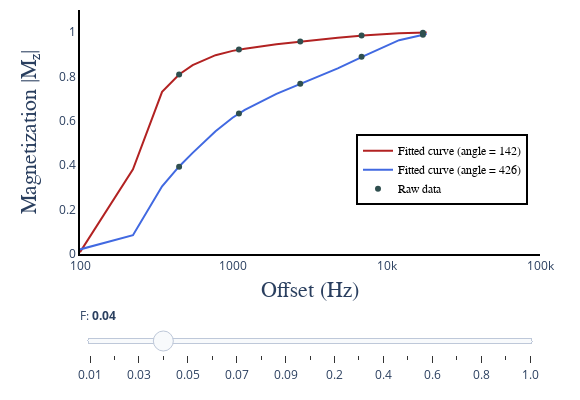

This figure's notebook cell:
### Code cell
# PYTHON CODE

init_notebook_mode(connected=True)

F = np.append(np.arange(0.01,0.1,0.01),np.arange(0.1,1.1,0.1))

dataSim1 = [dict(
        visible = False,
        x = dataSim_F[:,0,0],
        y = dataSim_F[:,1,ii],
        line = dict(color = "firebrick"),
        name = 'Fitted curve (angle = 142)',
        hovertemplate = 'Fitted curve (angle = 142)<br>M<sub>z</sub> = %{y}<br>Offset = %{x} Hz<extra></extra>') for ii in range(len(F))]

dataSim1[3]['visible'] = True

dataSim2 = [dict(
        visible = False,
        x = dataSim_F[:,0,0],
        y = dataSim_F[:,2,ii],
        line = dict(color = "royalblue"),
        name = 'Fitted curve (angle = 426)',
        hovertemplate = 'Fitted curve (angle = 426)<br>M<sub>z</sub> = %{y}<br>Offset = %{x} Hz<extra></extra>') for ii in range(len(F))]

dataSim2[3]['visible'] = True

dataRaw = [dict(
        visible = False,
        mode = 'markers',
        marker = dict(color = "darkslategray"),
        x = dataRaw_F[:,0,0],
        y = dataRaw_F[:,1,ii],
        name = 'Raw data',
        hovertemplate = 'Raw data<br>M<sub>z</sub> = %{y}<br>Offset = %{x} Hz<extra></extra>') for ii in range(len(F))]

dataRaw[3]['visible'] = True

data = dataSim1 + dataSim2 + dataRaw

steps = []
for i in range(len(F)):
    step = dict(
        method = 'restyle',  
        args = ['visible', [False] * len(dataSim1)],
        label = str(round(F[i], 2))
    )
    step['args'][1][i] = True # Toggle i'th trace to "visible"
    steps.append(step)

sliders = [dict(
    x = 0,
    y = -0.0,
    active = 3,
    currentvalue = {"prefix": "F: <b>"},
    pad = {"t": 50, "b": 10},
    steps = steps
)]

layout = go.Layout(
    plot_bgcolor='rgba(0,0,0,0)',
    width=580,
    height=400,
    margin=go.layout.Margin(
        l=80,
        r=40,
        b=60,
        t=10,
    ),
    annotations=[
        dict(
            x=0.5004254919715793,
            y=-0.2,
            showarrow=False,
            text='Offset (Hz)',
            font=dict(
                family='Times New Roman',
                size=22
            ),
            xref='paper',
            yref='paper'
        ),
        dict(
            x=-0.14,
            y=0.5,
            showarrow=False,
            text='Magnetization |M<sub>z</sub>|',
            font=dict(
                family='Times New Roman',
                size=22
            ),
            textangle=-90,
            xref='paper',
            yref='paper'
        ),
    ],
    xaxis=dict(
        autorange=False,
        type="log",
        range=[2, 5],
        dtick=1,
        showgrid=False,
        linecolor='black',
        linewidth=2
    ),
    yaxis=dict(
        autorange=False,
        range=[0, 1.1],
        showgrid=False,
        linecolor='black',
        linewidth=2
    ),
    legend=dict(
        x=0.6,
        y=0.2,
        traceorder='normal',
        font=dict(
            family='Times New Roman',
            size=12,
            color='#000'
        ),
        bordercolor='#000000',
        borderwidth=2
    ), 
    sliders=sliders
)

fig = dict(data=data, layout=layout)

iplot(fig, filename = 'basic-line', config = config)
hide_toggle()

### Figure 1 — Plotly figure (JSON) as saved in the notebook; plotly's stock layout.template omitted (floating-point values rounded to 4 significant figures)
{"data": [{"hovertemplate": "Fitted curve (angle = 142)<br>M<sub>z</sub> = %{y}<br>Offset = %{x} Hz<extra></extra>", "line": {"color": "firebrick"}, "name": "Fitted curve (angle = 142)", "type": "scatter", "visible": false, "x": [100, 221.5, 343, 443, 543, 765.5, 988, 1088, 1188, 1910, 2632, 2732, 2832, 4797, 6762, 6862, 6962, 12050.0, 17135, 17235, 17335, 18235], "y": [0.008073, 0.3843, 0.7534, 0.8383, 0.8844, 0.9328, 0.9535, 0.9591, 0.9635, 0.9789, 0.9851, 0.9856, 0.9862, 0.9923, 0.9953, 0.9954, 0.9956, 0.9987, 0.9996, 0.9996, 0.9996, 0.9997]}, {"hovertemplate": "Fitted curve (angle = 142)<br>M<sub>z</sub> = %{y}<br>Offset = %{x} Hz<extra></extra>", "line": {"color": "firebrick"}, "name": "Fitted curve (angle = 142)", "type": "scatter", "visible": false, "x": [100, 221.5, 343, 443, 543, 765.5, 988, 1088, 1188, 1910, 2632, 2732, 2832, 4797, 6762, 6862, 6962, 12050.0, 17135, 17235, 17335, 18235], "y": [0.008122, 0.3835, 0.7458, 0.8283, 0.8731, 0.9202, 0.9404, 0.946, 0.9503, 0.9673, 0.9752, 0.976, 0.9767, 0.9863, 0.9915, 0.9917, 0.9919, 0.9977, 0.9993, 0.9993, 0.9994, 0.9995]}, {"hovertemplate": "Fitted curve (angle = 142)<br>M<sub>z</sub> = %{y}<br>Offset = %{x} Hz<extra></extra>", "line": {"color": "firebrick"}, "name": "Fitted curve (angle = 142)", "type": "scatter", "visible": false, "x": [100, 221.5, 343, 443, 543, 765.5, 988, 1088, 1188, 1910, 2632, 2732, 2832, 4797, 6762, 6862, 6962, 12050.0, 17135, 17235, 17335, 18235], "y": [0.008172, 0.3827, 0.7384, 0.8188, 0.8623, 0.908, 0.9278, 0.9334, 0.9377, 0.956, 0.9657, 0.9667, 0.9676, 0.9803, 0.9877, 0.988, 0.9883, 0.9967, 0.999, 0.9991, 0.9991, 0.9993]}, {"hovertemplate": "Fitted curve (angle = 142)<br>M<sub>z</sub> = %{y}<br>Offset = %{x} Hz<extra></extra>", "line": {"color": "firebrick"}, "name": "Fitted curve (angle = 142)", "type": "scatter", "visible": true, "x": [100, 221.5, 343, 443, 543, 765.5, 988, 1088, 1188, 1910, 2632, 2732, 2832, 4797, 6762, 6862, 6962, 12050.0, 17135, 17235, 17335, 18235], "y": [0.008222, 0.3819, 0.7313, 0.8095, 0.8518, 0.8963, 0.9158, 0.9212, 0.9256, 0.9452, 0.9564, 0.9576, 0.9588, 0.9746, 0.984, 0.9843, 0.9847, 0.9957, 0.9988, 0.9988, 0.9988, 0.999]}, {"hovertemplate": "Fitted curve (angle = 142)<br>M<sub>z</sub> = %{y}<br>Offset = %{x} Hz<extra></extra>", "line": {"color": "firebrick"}, "name": "Fitted curve (angle = 142)", "type": "scatter", "visible": false, "x": [100, 221.5, 343, 443, 543, 765.5, 988, 1088, 1188, 1910, 2632, 2732, 2832, 4797, 6762, 6862, 6962, 12050.0, 17135, 17235, 17335, 18235], "y": [0.008271, 0.3811, 0.7244, 0.8006, 0.8417, 0.8851, 0.9042, 0.9096, 0.9139, 0.9347, 0.9475, 0.9489, 0.9502, 0.9689, 0.9803, 0.9808, 0.9813, 0.9948, 0.9985, 0.9985, 0.9986, 0.9988]}, {"hovertemplate": "Fitted curve (angle = 142)<br>M<sub>z</sub> = %{y}<br>Offset = %{x} Hz<extra></extra>", "line": {"color": "firebrick"}, "name": "Fitted curve (angle = 142)", "type": "scatter", "visible": false, "x": [100, 221.5, 343, 443, 543, 765.5, 988, 1088, 1188, 1910, 2632, 2732, 2832, 4797, 6762, 6862, 6962, 12050.0, 17135, 17235, 17335, 18235], "y": [0.008321, 0.3804, 0.7177, 0.792, 0.832, 0.8742, 0.893, 0.8984, 0.9027, 0.9246, 0.9389, 0.9404, 0.9419, 0.9635, 0.9768, 0.9773, 0.9779, 0.9938, 0.9982, 0.9983, 0.9983, 0.9986]}, {"hovertemplate": "Fitted curve (angle = 142)<br>M<sub>z</sub> = %{y}<br>Offset = %{x} Hz<extra></extra>", "line": {"color": "firebrick"}, "name": "Fitted curve (angle = 142)", "type": "scatter", "visible": false, "x": [100, 221.5, 343, 443, 543, 765.5, 988, 1088, 1188, 1910, 2632, 2732, 2832, 4797, 6762, 6862, 6962, 12050.0, 17135, 17235, 17335, 18235], "y": [0.00837, 0.3796, 0.7113, 0.7837, 0.8227, 0.8638, 0.8822, 0.8876, 0.8919, 0.9149, 0.9305, 0.9322, 0.9339, 0.9581, 0.9733, 0.974, 0.9746, 0.9929, 0.998, 0.998, 0.9981, 0.9984]}, {"hovertemplate": "Fitted curve (angle = 142)<br>M<sub>z</sub> = %{y}<br>Offset = %{x} Hz<extra></extra>", "line": {"color": "firebrick"}, "name": "Fitted curve (angle = 142)", "type": "scatter", "visible": false, "x": [100, 221.5, 343, 443, 543, 765.5, 988, 1088, 1188, 1910, 2632, 2732, 2832, 4797, 6762, 6862, 6962, 12050.0, 17135, 17235, 17335, 18235], "y": [0.00842, 0.3789, 0.705, 0.7757, 0.8136, 0.8538, 0.8719, 0.8772, 0.8815, 0.9055, 0.9224, 0.9243, 0.9261, 0.9529, 0.9699, 0.9706, 0.9713, 0.9919, 0.9977, 0.9978, 0.9978, 0.9982]}, {"hovertemplate": "Fitted curve (angle = 142)<br>M<sub>z</sub> = %{y}<br>Offset = %{x} Hz<extra></extra>", "line": {"color": "firebrick"}, "name": "Fitted curve (angle = 142)", "type": "scatter", "visible": false, "x": [100, 221.5, 343, 443, 543, 765.5, 988, 1088, 1188, 1910, 2632, 2732, 2832, 4797, 6762, 6862, 6962, 12050.0, 17135, 17235, 17335, 18235], "y": [0.008469, 0.3782, 0.6989, 0.7679, 0.8049, 0.8441, 0.8619, 0.8671, 0.8715, 0.8964, 0.9145, 0.9166, 0.9186, 0.9478, 0.9666, 0.9674, 0.9681, 0.991, 0.9975, 0.9975, 0.9976, 0.998]}, {"hovertemplate": "Fitted curve (angle = 142)<br>M<sub>z</sub> = %{y}<br>Offset = %{x} Hz<extra></extra>", "line": {"color": "firebrick"}, "name": "Fitted curve (angle = 142)", "type": "scatter", "visible": false, "x": [100, 221.5, 343, 443, 543, 765.5, 988, 1088, 1188, 1910, 2632, 2732, 2832, 4797, 6762, 6862, 6962, 12050.0, 17135, 17235, 17335, 18235], "y": [0.008519, 0.3774, 0.6931, 0.7604, 0.7965, 0.8347, 0.8522, 0.8574, 0.8618, 0.8875, 0.9069, 0.9091, 0.9112, 0.9429, 0.9633, 0.9642, 0.965, 0.9901, 0.9972, 0.9973, 0.9974, 0.9979]}, {"hovertemplate": "Fitted curve (angle = 142)<br>M<sub>z</sub> = %{y}<br>Offset = %{x} Hz<extra></extra>", "line": {"color": "firebrick"}, "name": "Fitted curve (angle = 142)", "type": "scatter", "visible": false, "x": [100, 221.5, 343, 443, 543, 765.5, 988, 1088, 1188, 1910, 2632, 2732, 2832, 4797, 6762, 6862, 6962, 12050.0, 17135, 17235, 17335, 18235], "y": [0.00901, 0.371, 0.6426, 0.6968, 0.7256, 0.7566, 0.7718, 0.7766, 0.7809, 0.8131, 0.8415, 0.8448, 0.8481, 0.8991, 0.9341, 0.9356, 0.937, 0.9819, 0.9949, 0.9951, 0.9952, 0.9961]}, {"hovertemplate": "Fitted curve (angle = 142)<br>M<sub>z</sub> = %{y}<br>Offset = %{x} Hz<extra></extra>", "line": {"color": "firebrick"}, "name": "Fitted curve (angle = 142)", "type": "scatter", "visible": false, "x": [100, 221.5, 343, 443, 543, 765.5, 988, 1088, 1188, 1910, 2632, 2732, 2832, 4797, 6762, 6862, 6962, 12050.0, 17135, 17235, 17335, 18235], "y": [0.009495, 0.3655, 0.6037, 0.6489, 0.6727, 0.6988, 0.7123, 0.7169, 0.7211, 0.7571, 0.7911, 0.7953, 0.7993, 0.8638, 0.9098, 0.9118, 0.9137, 0.9748, 0.9929, 0.9931, 0.9933, 0.9945]}, {"hovertemplate": "Fitted curve (angle = 142)<br>M<sub>z</sub> = %{y}<br>Offset = %{x} Hz<extra></extra>", "line": {"color": "firebrick"}, "name": "Fitted curve (angle = 142)", "type": "scatter", "visible": false, "x": [100, 221.5, 343, 443, 543, 765.5, 988, 1088, 1188, 1910, 2632, 2732, 2832, 4797, 6762, 6862, 6962, 12050.0, 17135, 17235, 17335, 18235], "y": [0.009976, 0.3608, 0.5728, 0.6114, 0.6317, 0.6543, 0.6666, 0.671, 0.6751, 0.7134, 0.7513, 0.7559, 0.7605, 0.8348, 0.8893, 0.8917, 0.894, 0.9686, 0.9912, 0.9914, 0.9916, 0.9932]}, {"hovertemplate": "Fitted curve (angle = 142)<br>M<sub>z</sub> = %{y}<br>Offset = %{x} Hz<extra></extra>", "line": {"color": "firebrick"}, "name": "Fitted curve (angle = 142)", "type": "scatter", "visible": false, "x": [100, 221.5, 343, 443, 543, 765.5, 988, 1088, 1188, 1910, 2632, 2732, 2832, 4797, 6762, 6862, 6962, 12050.0, 17135, 17235, 17335, 18235], "y": [0.01045, 0.3566, 0.5478, 0.5814, 0.599, 0.619, 0.6304, 0.6346, 0.6386, 0.6784, 0.7189, 0.7239, 0.7288, 0.8105, 0.8718, 0.8745, 0.8771, 0.9631, 0.9896, 0.9898, 0.9901, 0.992]}, {"hovertemplate": "Fitted curve (angle = 142)<br>M<sub>z</sub> = %{y}<br>Offset = %{x} Hz<extra></extra>", "line": {"color": "firebrick"}, "name": "Fitted curve (angle = 142)", "type": "scatter", "visible": false, "x": [100, 221.5, 343, 443, 543, 765.5, 988, 1088, 1188, 1910, 2632, 2732, 2832, 4797, 6762, 6862, 6962, 12050.0, 17135, 17235, 17335, 18235], "y": [0.01092, 0.353, 0.527, 0.5567, 0.5724, 0.5903, 0.601, 0.6051, 0.609, 0.6497, 0.692, 0.6973, 0.7026, 0.7899, 0.8567, 0.8597, 0.8626, 0.9583, 0.9882, 0.9885, 0.9887, 0.9909]}, {"hovertemplate": "Fitted curve (angle = 142)<br>M<sub>z</sub> = %{y}<br>Offset = %{x} Hz<extra></extra>", "line": {"color": "firebrick"}, "name": "Fitted curve (angle = 142)", "type": "scatter", "visible": false, "x": [100, 221.5, 343, 443, 543, 765.5, 988, 1088, 1188, 1910, 2632, 2732, 2832, 4797, 6762, 6862, 6962, 12050.0, 17135, 17235, 17335, 18235], "y": [0.01138, 0.3498, 0.5096, 0.5362, 0.5502, 0.5666, 0.5767, 0.5806, 0.5845, 0.6257, 0.6694, 0.675, 0.6804, 0.7721, 0.8435, 0.8467, 0.8498, 0.954, 0.9869, 0.9872, 0.9875, 0.9899]}, {"hovertemplate": "Fitted curve (angle = 142)<br>M<sub>z</sub> = %{y}<br>Offset = %{x} Hz<extra></extra>", "line": {"color": "firebrick"}, "name": "Fitted curve (angle = 142)", "type": "scatter", "visible": false, "x": [100, 221.5, 343, 443, 543, 765.5, 988, 1088, 1188, 1910, 2632, 2732, 2832, 4797, 6762, 6862, 6962, 12050.0, 17135, 17235, 17335, 18235], "y": [0.01184, 0.347, 0.4947, 0.5188, 0.5315, 0.5466, 0.5562, 0.56, 0.5638, 0.6055, 0.6502, 0.6559, 0.6614, 0.7567, 0.8319, 0.8353, 0.8386, 0.9501, 0.9858, 0.9861, 0.9864, 0.989]}, {"hovertemplate": "Fitted curve (angle = 142)<br>M<sub>z</sub> = %{y}<br>Offset = %{x} Hz<extra></extra>", "line": {"color": "firebrick"}, "name": "Fitted curve (angle = 142)", "type": "scatter", "visible": false, "x": [100, 221.5, 343, 443, 543, 765.5, 988, 1088, 1188, 1910, 2632, 2732, 2832, 4797, 6762, 6862, 6962, 12050.0, 17135, 17235, 17335, 18235], "y": [0.01229, 0.3444, 0.4818, 0.5038, 0.5155, 0.5295, 0.5387, 0.5425, 0.5462, 0.5881, 0.6336, 0.6394, 0.6451, 0.7431, 0.8216, 0.8251, 0.8286, 0.9466, 0.9848, 0.9851, 0.9855, 0.9882]}, {"hovertemplate": "Fitted curve (angle = 142)<br>M<sub>z</sub> = %{y}<br>Offset = %{x} Hz<extra></extra>", "line": {"color": "firebrick"}, "name": "Fitted curve (angle = 142)", "type": "scatter", "visible": false, "x": [100, 221.5, 343, 443, 543, 765.5, 988, 1088, 1188, 1910, 2632, 2732, 2832, 4797, 6762, 6862, 6962, 12050.0, 17135, 17235, 17335, 18235], "y": [0.01274, 0.3421, 0.4706, 0.4909, 0.5017, 0.5148, 0.5237, 0.5274, 0.531, 0.5731, 0.6191, 0.625, 0.6308, 0.7312, 0.8124, 0.8161, 0.8197, 0.9434, 0.9838, 0.9842, 0.9846, 0.9875]}, {"hovertemplate": "Fitted curve (angle = 426)<br>M<sub>z</sub> = %{y}<br>Offset = %{x} Hz<extra></extra>", "line": {"color": "royalblue"}, "name": "Fitted curve (angle = 426)", "type": "scatter", "visible": false, "x": [100, 221.5, 343, 443, 543, 765.5, 988, 1088, 1188, 1910, 2632, 2732, 2832, 4797, 6762, 6862, 6962, 12050.0, 17135, 17235, 17335, 18235], "y": [0.02067, 0.08601, 0.3306, 0.4393, 0.5166, 0.6461, 0.7286, 0.7553, 0.7773, 0.8644, 0.9007, 0.9041, 0.9073, 0.9443, 0.9636, 0.9644, 0.9651, 0.9891, 0.9965, 0.9965, 0.9966, 0.9972]}, {"hovertemplate": "Fitted curve (angle = 426)<br>M<sub>z</sub> = %{y}<br>Offset = %{x} Hz<extra></extra>", "line": {"color": "royalblue"}, "name": "Fitted curve (angle = 426)", "type": "scatter", "visible": false, "x": [100, 221.5, 343, 443, 543, 765.5, 988, 1088, 1188, 1910, 2632, 2732, 2832, 4797, 6762, 6862, 6962, 12050.0, 17135, 17235, 17335, 18235], "y": [0.02067, 0.08552, 0.3216, 0.4232, 0.4945, 0.6118, 0.6857, 0.7095, 0.7292, 0.8107, 0.8492, 0.8531, 0.8567, 0.9052, 0.9357, 0.937, 0.9383, 0.9805, 0.994, 0.9941, 0.9943, 0.9953]}, {"hovertemplate": "Fitted curve (angle = 426)<br>M<sub>z</sub> = %{y}<br>Offset = %{x} Hz<extra></extra>", "line": {"color": "royalblue"}, "name": "Fitted curve (angle = 426)", "type": "scatter", "visible": false, "x": [100, 221.5, 343, 443, 543, 765.5, 988, 1088, 1188, 1910, 2632, 2732, 2832, 4797, 6762, 6862, 6962, 12050.0, 17135, 17235, 17335, 18235], "y": [0.02067, 0.08503, 0.3131, 0.4084, 0.4743, 0.5813, 0.6479, 0.6693, 0.687, 0.7636, 0.8036, 0.8079, 0.8119, 0.8697, 0.9097, 0.9115, 0.9132, 0.9721, 0.9916, 0.9918, 0.9919, 0.9934]}, {"hovertemplate": "Fitted curve (angle = 426)<br>M<sub>z</sub> = %{y}<br>Offset = %{x} Hz<extra></extra>", "line": {"color": "royalblue"}, "name": "Fitted curve (angle = 426)", "type": "scatter", "visible": true, "x": [100, 221.5, 343, 443, 543, 765.5, 988, 1088, 1188, 1910, 2632, 2732, 2832, 4797, 6762, 6862, 6962, 12050.0, 17135, 17235, 17335, 18235], "y": [0.02067, 0.08455, 0.3051, 0.3947, 0.4559, 0.5538, 0.6142, 0.6337, 0.6498, 0.7221, 0.7631, 0.7676, 0.7719, 0.8372, 0.8854, 0.8875, 0.8897, 0.964, 0.9892, 0.9894, 0.9897, 0.9915]}, {"hovertemplate": "Fitted curve (angle = 426)<br>M<sub>z</sub> = %{y}<br>Offset = %{x} Hz<extra></extra>", "line": {"color": "royalblue"}, "name": "Fitted curve (angle = 426)", "type": "scatter", "visible": false, "x": [100, 221.5, 343, 443, 543, 765.5, 988, 1088, 1188, 1910, 2632, 2732, 2832, 4797, 6762, 6862, 6962, 12050.0, 17135, 17235, 17335, 18235], "y": [0.02068, 0.08408, 0.2976, 0.382, 0.4389, 0.529, 0.5842, 0.6019, 0.6166, 0.6852, 0.7268, 0.7315, 0.736, 0.8073, 0.8626, 0.8651, 0.8676, 0.9562, 0.9869, 0.9872, 0.9874, 0.9897]}, {"hovertemplate": "Fitted curve (angle = 426)<br>M<sub>z</sub> = %{y}<br>Offset = %{x} Hz<extra></extra>", "line": {"color": "royalblue"}, "name": "Fitted curve (angle = 426)", "type": "scatter", "visible": false, "x": [100, 221.5, 343, 443, 543, 765.5, 988, 1088, 1188, 1910, 2632, 2732, 2832, 4797, 6762, 6862, 6962, 12050.0, 17135, 17235, 17335, 18235], "y": [0.02068, 0.08362, 0.2904, 0.3702, 0.4233, 0.5066, 0.5571, 0.5734, 0.5869, 0.6521, 0.6941, 0.6989, 0.7036, 0.7798, 0.8412, 0.8441, 0.8469, 0.9485, 0.9846, 0.9849, 0.9853, 0.988]}, {"hovertemplate": "Fitted curve (angle = 426)<br>M<sub>z</sub> = %{y}<br>Offset = %{x} Hz<extra></extra>", "line": {"color": "royalblue"}, "name": "Fitted curve (angle = 426)", "type": "scatter", "visible": false, "x": [100, 221.5, 343, 443, 543, 765.5, 988, 1088, 1188, 1910, 2632, 2732, 2832, 4797, 6762, 6862, 6962, 12050.0, 17135, 17235, 17335, 18235], "y": [0.02069, 0.08317, 0.2837, 0.3592, 0.4089, 0.4861, 0.5327, 0.5476, 0.5602, 0.6224, 0.6645, 0.6694, 0.6743, 0.7544, 0.8211, 0.8243, 0.8274, 0.9411, 0.9823, 0.9827, 0.9831, 0.9862]}, {"hovertemplate": "Fitted curve (angle = 426)<br>M<sub>z</sub> = %{y}<br>Offset = %{x} Hz<extra></extra>", "line": {"color": "royalblue"}, "name": "Fitted curve (angle = 426)", "type": "scatter", "visible": false, "x": [100, 221.5, 343, 443, 543, 765.5, 988, 1088, 1188, 1910, 2632, 2732, 2832, 4797, 6762, 6862, 6962, 12050.0, 17135, 17235, 17335, 18235], "y": [0.02069, 0.08274, 0.2774, 0.3489, 0.3956, 0.4673, 0.5104, 0.5243, 0.5359, 0.5955, 0.6375, 0.6426, 0.6475, 0.7308, 0.8022, 0.8056, 0.8089, 0.934, 0.9801, 0.9806, 0.981, 0.9845]}, {"hovertemplate": "Fitted curve (angle = 426)<br>M<sub>z</sub> = %{y}<br>Offset = %{x} Hz<extra></extra>", "line": {"color": "royalblue"}, "name": "Fitted curve (angle = 426)", "type": "scatter", "visible": false, "x": [100, 221.5, 343, 443, 543, 765.5, 988, 1088, 1188, 1910, 2632, 2732, 2832, 4797, 6762, 6862, 6962, 12050.0, 17135, 17235, 17335, 18235], "y": [0.02069, 0.08231, 0.2713, 0.3392, 0.3831, 0.4501, 0.4902, 0.503, 0.5139, 0.571, 0.6129, 0.618, 0.623, 0.709, 0.7843, 0.7879, 0.7915, 0.927, 0.978, 0.9785, 0.9789, 0.9828]}, {"hovertemplate": "Fitted curve (angle = 426)<br>M<sub>z</sub> = %{y}<br>Offset = %{x} Hz<extra></extra>", "line": {"color": "royalblue"}, "name": "Fitted curve (angle = 426)", "type": "scatter", "visible": false, "x": [100, 221.5, 343, 443, 543, 765.5, 988, 1088, 1188, 1910, 2632, 2732, 2832, 4797, 6762, 6862, 6962, 12050.0, 17135, 17235, 17335, 18235], "y": [0.0207, 0.08188, 0.2656, 0.3302, 0.3716, 0.4343, 0.4716, 0.4836, 0.4937, 0.5486, 0.5903, 0.5954, 0.6005, 0.6886, 0.7675, 0.7713, 0.775, 0.9202, 0.9758, 0.9764, 0.9769, 0.9812]}, {"hovertemplate": "Fitted curve (angle = 426)<br>M<sub>z</sub> = %{y}<br>Offset = %{x} Hz<extra></extra>", "line": {"color": "royalblue"}, "name": "Fitted curve (angle = 426)", "type": "scatter", "visible": false, "x": [100, 221.5, 343, 443, 543, 765.5, 988, 1088, 1188, 1910, 2632, 2732, 2832, 4797, 6762, 6862, 6962, 12050.0, 17135, 17235, 17335, 18235], "y": [0.02075, 0.07809, 0.221, 0.2631, 0.2884, 0.3248, 0.3461, 0.3532, 0.3592, 0.3996, 0.4373, 0.4423, 0.4472, 0.5417, 0.6386, 0.6435, 0.6485, 0.8615, 0.9565, 0.9575, 0.9584, 0.9661]}, {"hovertemplate": "Fitted curve (angle = 426)<br>M<sub>z</sub> = %{y}<br>Offset = %{x} Hz<extra></extra>", "line": {"color": "royalblue"}, "name": "Fitted curve (angle = 426)", "type": "scatter", "visible": false, "x": [100, 221.5, 343, 443, 543, 765.5, 988, 1088, 1188, 1910, 2632, 2732, 2832, 4797, 6762, 6862, 6962, 12050.0, 17135, 17235, 17335, 18235], "y": [0.02082, 0.07494, 0.1914, 0.2216, 0.239, 0.2636, 0.278, 0.2829, 0.2872, 0.32, 0.3538, 0.3584, 0.3629, 0.4545, 0.5554, 0.5607, 0.5661, 0.8157, 0.9402, 0.9415, 0.9428, 0.9532]}, {"hovertemplate": "Fitted curve (angle = 426)<br>M<sub>z</sub> = %{y}<br>Offset = %{x} Hz<extra></extra>", "line": {"color": "royalblue"}, "name": "Fitted curve (angle = 426)", "type": "scatter", "visible": false, "x": [100, 221.5, 343, 443, 543, 765.5, 988, 1088, 1188, 1910, 2632, 2732, 2832, 4797, 6762, 6862, 6962, 12050.0, 17135, 17235, 17335, 18235], "y": [0.0209, 0.07228, 0.1703, 0.1934, 0.2065, 0.2246, 0.2354, 0.2391, 0.2425, 0.2705, 0.3013, 0.3055, 0.3097, 0.3968, 0.4973, 0.5027, 0.5082, 0.7789, 0.9262, 0.9278, 0.9294, 0.9421]}, {"hovertemplate": "Fitted curve (angle = 426)<br>M<sub>z</sub> = %{y}<br>Offset = %{x} Hz<extra></extra>", "line": {"color": "royalblue"}, "name": "Fitted curve (angle = 426)", "type": "scatter", "visible": false, "x": [100, 221.5, 343, 443, 543, 765.5, 988, 1088, 1188, 1910, 2632, 2732, 2832, 4797, 6762, 6862, 6962, 12050.0, 17135, 17235, 17335, 18235], "y": [0.02097, 0.07001, 0.1547, 0.1732, 0.1834, 0.1976, 0.2062, 0.2092, 0.212, 0.2369, 0.2653, 0.2692, 0.2731, 0.3559, 0.4544, 0.4599, 0.4654, 0.7488, 0.9141, 0.9159, 0.9177, 0.9324]}, {"hovertemplate": "Fitted curve (angle = 426)<br>M<sub>z</sub> = %{y}<br>Offset = %{x} Hz<extra></extra>", "line": {"color": "royalblue"}, "name": "Fitted curve (angle = 426)", "type": "scatter", "visible": false, "x": [100, 221.5, 343, 443, 543, 765.5, 988, 1088, 1188, 1910, 2632, 2732, 2832, 4797, 6762, 6862, 6962, 12050.0, 17135, 17235, 17335, 18235], "y": [0.02105, 0.06804, 0.1426, 0.1579, 0.1663, 0.1779, 0.185, 0.1876, 0.19, 0.2126, 0.2391, 0.2428, 0.2465, 0.3254, 0.4216, 0.427, 0.4324, 0.7236, 0.9035, 0.9055, 0.9075, 0.9239]}, {"hovertemplate": "Fitted curve (angle = 426)<br>M<sub>z</sub> = %{y}<br>Offset = %{x} Hz<extra></extra>", "line": {"color": "royalblue"}, "name": "Fitted curve (angle = 426)", "type": "scatter", "visible": false, "x": [100, 221.5, 343, 443, 543, 765.5, 988, 1088, 1188, 1910, 2632, 2732, 2832, 4797, 6762, 6862, 6962, 12050.0, 17135, 17235, 17335, 18235], "y": [0.02113, 0.06633, 0.1329, 0.1459, 0.153, 0.1628, 0.1689, 0.1712, 0.1733, 0.1942, 0.2192, 0.2227, 0.2262, 0.3017, 0.3956, 0.4009, 0.4062, 0.7022, 0.8941, 0.8963, 0.8985, 0.9164]}, {"hovertemplate": "Fitted curve (angle = 426)<br>M<sub>z</sub> = %{y}<br>Offset = %{x} Hz<extra></extra>", "line": {"color": "royalblue"}, "name": "Fitted curve (angle = 426)", "type": "scatter", "visible": false, "x": [100, 221.5, 343, 443, 543, 765.5, 988, 1088, 1188, 1910, 2632, 2732, 2832, 4797, 6762, 6862, 6962, 12050.0, 17135, 17235, 17335, 18235], "y": [0.02121, 0.06483, 0.1251, 0.1364, 0.1425, 0.1509, 0.1563, 0.1583, 0.1603, 0.1798, 0.2035, 0.2069, 0.2102, 0.2829, 0.3745, 0.3797, 0.385, 0.6839, 0.8858, 0.8882, 0.8905, 0.9096]}, {"hovertemplate": "Fitted curve (angle = 426)<br>M<sub>z</sub> = %{y}<br>Offset = %{x} Hz<extra></extra>", "line": {"color": "royalblue"}, "name": "Fitted curve (angle = 426)", "type": "scatter", "visible": false, "x": [100, 221.5, 343, 443, 543, 765.5, 988, 1088, 1188, 1910, 2632, 2732, 2832, 4797, 6762, 6862, 6962, 12050.0, 17135, 17235, 17335, 18235], "y": [0.02129, 0.0635, 0.1186, 0.1285, 0.1339, 0.1414, 0.1462, 0.148, 0.1498, 0.1683, 0.191, 0.1941, 0.1974, 0.2676, 0.3571, 0.3622, 0.3674, 0.6681, 0.8783, 0.8809, 0.8834, 0.9036]}, {"hovertemplate": "Fitted curve (angle = 426)<br>M<sub>z</sub> = %{y}<br>Offset = %{x} Hz<extra></extra>", "line": {"color": "royalblue"}, "name": "Fitted curve (angle = 426)", "type": "scatter", "visible": false, "x": [100, 221.5, 343, 443, 543, 765.5, 988, 1088, 1188, 1910, 2632, 2732, 2832, 4797, 6762, 6862, 6962, 12050.0, 17135, 17235, 17335, 18235], "y": [0.02136, 0.06231, 0.1131, 0.122, 0.1268, 0.1335, 0.1379, 0.1396, 0.1412, 0.1588, 0.1806, 0.1837, 0.1868, 0.2548, 0.3424, 0.3475, 0.3526, 0.6542, 0.8717, 0.8743, 0.8769, 0.8982]}, {"hovertemplate": "Raw data<br>M<sub>z</sub> = %{y}<br>Offset = %{x} Hz<extra></extra>", "marker": {"color": "darkslategray"}, "mode": "markers", "name": "Raw data", "type": "scatter", "visible": false, "x": [443, 443, 1088, 1088, 2732, 2732, 6862, 6862, 17235, 17235], "y": [0.8373, 0.4398, 0.9574, 0.7548, 0.9862, 0.9032, 0.9938, 0.9655, 0.9985, 0.9961]}, {"hovertemplate": "Raw data<br>M<sub>z</sub> = %{y}<br>Offset = %{x} Hz<extra></extra>", "marker": {"color": "darkslategray"}, "mode": "markers", "name": "Raw data", "type": "scatter", "visible": false, "x": [443, 443, 1088, 1088, 2732, 2732, 6862, 6862, 17235, 17235], "y": [0.8267, 0.4221, 0.9447, 0.7092, 0.9741, 0.853, 0.9889, 0.9332, 0.9967, 0.992]}, {"hovertemplate": "Raw data<br>M<sub>z</sub> = %{y}<br>Offset = %{x} Hz<extra></extra>", "marker": {"color": "darkslategray"}, "mode": "markers", "name": "Raw data", "type": "scatter", "visible": false, "x": [443, 443, 1088, 1088, 2732, 2732, 6862, 6862, 17235, 17235], "y": [0.8205, 0.4069, 0.9359, 0.669, 0.9681, 0.8096, 0.9901, 0.9117, 0.9999, 0.9924]}, {"hovertemplate": "Raw data<br>M<sub>z</sub> = %{y}<br>Offset = %{x} Hz<extra></extra>", "marker": {"color": "darkslategray"}, "mode": "markers", "name": "Raw data", "type": "scatter", "visible": true, "x": [443, 443, 1088, 1088, 2732, 2732, 6862, 6862, 17235, 17235], "y": [0.809, 0.393, 0.9216, 0.6335, 0.9582, 0.768, 0.9854, 0.8888, 0.9978, 0.9883]}, {"hovertemplate": "Raw data<br>M<sub>z</sub> = %{y}<br>Offset = %{x} Hz<extra></extra>", "marker": {"color": "darkslategray"}, "mode": "markers", "name": "Raw data", "type": "scatter", "visible": false, "x": [443, 443, 1088, 1088, 2732, 2732, 6862, 6862, 17235, 17235], "y": [0.8011, 0.3839, 0.9106, 0.6044, 0.9497, 0.7317, 0.9835, 0.8653, 1.001, 0.9893]}, {"hovertemplate": "Raw data<br>M<sub>z</sub> = %{y}<br>Offset = %{x} Hz<extra></extra>", "marker": {"color": "darkslategray"}, "mode": "markers", "name": "Raw data", "type": "scatter", "visible": false, "x": [443, 443, 1088, 1088, 2732, 2732, 6862, 6862, 17235, 17235], "y": [0.7933, 0.3692, 0.8996, 0.5724, 0.941, 0.6976, 0.9786, 0.8454, 0.9983, 0.9859]}, {"hovertemplate": "Raw data<br>M<sub>z</sub> = %{y}<br>Offset = %{x} Hz<extra></extra>", "marker": {"color": "darkslategray"}, "mode": "markers", "name": "Raw data", "type": "scatter", "visible": false, "x": [443, 443, 1088, 1088, 2732, 2732, 6862, 6862, 17235, 17235], "y": [0.7855, 0.3591, 0.8876, 0.5491, 0.9331, 0.6696, 0.974, 0.8235, 0.999, 0.9832]}, {"hovertemplate": "Raw data<br>M<sub>z</sub> = %{y}<br>Offset = %{x} Hz<extra></extra>", "marker": {"color": "darkslategray"}, "mode": "markers", "name": "Raw data", "type": "scatter", "visible": false, "x": [443, 443, 1088, 1088, 2732, 2732, 6862, 6862, 17235, 17235], "y": [0.7775, 0.3493, 0.8801, 0.5251, 0.9276, 0.6446, 0.9724, 0.8087, 1.001, 0.9846]}, {"hovertemplate": "Raw data<br>M<sub>z</sub> = %{y}<br>Offset = %{x} Hz<extra></extra>", "marker": {"color": "darkslategray"}, "mode": "markers", "name": "Raw data", "type": "scatter", "visible": false, "x": [443, 443, 1088, 1088, 2732, 2732, 6862, 6862, 17235, 17235], "y": [0.7683, 0.3387, 0.8673, 0.5038, 0.9174, 0.6185, 0.9687, 0.7897, 0.9956, 0.9766]}, {"hovertemplate": "Raw data<br>M<sub>z</sub> = %{y}<br>Offset = %{x} Hz<extra></extra>", "marker": {"color": "darkslategray"}, "mode": "markers", "name": "Raw data", "type": "scatter", "visible": false, "x": [443, 443, 1088, 1088, 2732, 2732, 6862, 6862, 17235, 17235], "y": [0.7616, 0.3302, 0.8593, 0.4845, 0.9101, 0.5962, 0.966, 0.7719, 0.9976, 0.9776]}, {"hovertemplate": "Raw data<br>M<sub>z</sub> = %{y}<br>Offset = %{x} Hz<extra></extra>", "marker": {"color": "darkslategray"}, "mode": "markers", "name": "Raw data", "type": "scatter", "visible": false, "x": [443, 443, 1088, 1088, 2732, 2732, 6862, 6862, 17235, 17235], "y": [0.6965, 0.2651, 0.7772, 0.3544, 0.846, 0.4446, 0.9373, 0.6429, 0.9956, 0.9593]}, {"hovertemplate": "Raw data<br>M<sub>z</sub> = %{y}<br>Offset = %{x} Hz<extra></extra>", "marker": {"color": "darkslategray"}, "mode": "markers", "name": "Raw data", "type": "scatter", "visible": false, "x": [443, 443, 1088, 1088, 2732, 2732, 6862, 6862, 17235, 17235], "y": [0.6489, 0.2188, 0.7175, 0.284, 0.7942, 0.3569, 0.9126, 0.5593, 0.9916, 0.9425]}, {"hovertemplate": "Raw data<br>M<sub>z</sub> = %{y}<br>Offset = %{x} Hz<extra></extra>", "marker": {"color": "darkslategray"}, "mode": "markers", "name": "Raw data", "type": "scatter", "visible": false, "x": [443, 443, 1088, 1088, 2732, 2732, 6862, 6862, 17235, 17235], "y": [0.6115, 0.1944, 0.6684, 0.2408, 0.7549, 0.3067, 0.8928, 0.501, 0.9911, 0.9308]}, {"hovertemplate": "Raw data<br>M<sub>z</sub> = %{y}<br>Offset = %{x} Hz<extra></extra>", "marker": {"color": "darkslategray"}, "mode": "markers", "name": "Raw data", "type": "scatter", "visible": false, "x": [443, 443, 1088, 1088, 2732, 2732, 6862, 6862, 17235, 17235], "y": [0.5803, 0.1718, 0.6351, 0.2089, 0.7242, 0.2683, 0.875, 0.4579, 0.991, 0.9164]}, {"hovertemplate": "Raw data<br>M<sub>z</sub> = %{y}<br>Offset = %{x} Hz<extra></extra>", "marker": {"color": "darkslategray"}, "mode": "markers", "name": "Raw data", "type": "scatter", "visible": false, "x": [443, 443, 1088, 1088, 2732, 2732, 6862, 6862, 17235, 17235], "y": [0.5586, 0.1587, 0.605, 0.1878, 0.6976, 0.2415, 0.8573, 0.4272, 0.9887, 0.9055]}, {"hovertemplate": "Raw data<br>M<sub>z</sub> = %{y}<br>Offset = %{x} Hz<extra></extra>", "marker": {"color": "darkslategray"}, "mode": "markers", "name": "Raw data", "type": "scatter", "visible": false, "x": [443, 443, 1088, 1088, 2732, 2732, 6862, 6862, 17235, 17235], "y": [0.5361, 0.1478, 0.5812, 0.1721, 0.6771, 0.2237, 0.8467, 0.4027, 0.9859, 0.8953]}, {"hovertemplate": "Raw data<br>M<sub>z</sub> = %{y}<br>Offset = %{x} Hz<extra></extra>", "marker": {"color": "darkslategray"}, "mode": "markers", "name": "Raw data", "type": "scatter", "visible": false, "x": [443, 443, 1088, 1088, 2732, 2732, 6862, 6862, 17235, 17235], "y": [0.5193, 0.1375, 0.5602, 0.1584, 0.6575, 0.2085, 0.8358, 0.3816, 0.9872, 0.8891]}, {"hovertemplate": "Raw data<br>M<sub>z</sub> = %{y}<br>Offset = %{x} Hz<extra></extra>", "marker": {"color": "darkslategray"}, "mode": "markers", "name": "Raw data", "type": "scatter", "visible": false, "x": [443, 443, 1088, 1088, 2732, 2732, 6862, 6862, 17235, 17235], "y": [0.5043, 0.1292, 0.5415, 0.1478, 0.6381, 0.1957, 0.8254, 0.3619, 0.984, 0.8809]}, {"hovertemplate": "Raw data<br>M<sub>z</sub> = %{y}<br>Offset = %{x} Hz<extra></extra>", "marker": {"color": "darkslategray"}, "mode": "markers", "name": "Raw data", "type": "scatter", "visible": false, "x": [443, 443, 1088, 1088, 2732, 2732, 6862, 6862, 17235, 17235], "y": [0.4927, 0.1222, 0.5283, 0.1399, 0.6252, 0.1824, 0.8193, 0.3485, 0.985, 0.8772]}], "layout": {"annotations": [{"font": {"family": "Times New Roman", "size": 22}, "showarrow": false, "text": "Offset (Hz)", "x": 0.5004, "xref": "paper", "y": -0.2, "yref": "paper"}, {"font": {"family": "Times New Roman", "size": 22}, "showarrow": false, "text": "Magnetization |M<sub>z</sub>|", "textangle": -90, "x": -0.14, "xref": "paper", "y": 0.5, "yref": "paper"}], "height": 400, "legend": {"bordercolor": "#000000", "borderwidth": 2, "font": {"color": "#000", "family": "Times New Roman", "size": 12}, "traceorder": "normal", "x": 0.6, "y": 0.2}, "margin": {"b": 60, "l": 80, "r": 40, "t": 10}, "plot_bgcolor": "rgba(0,0,0,0)", "sliders": [{"active": 3, "currentvalue": {"prefix": "F: <b>"}, "pad": {"b": 10, "t": 50}, "steps": [{"args": ["visible", [true, false, false, false, false, false, false, false, false, false, false, false, false, false, false, false, false, false, false]], "label": "0.01", "method": "restyle"}, {"args": ["visible", [false, true, false, false, false, false, false, false, false, false, false, false, false, false, false, false, false, false, false]], "label": "0.02", "method": "restyle"}, {"args": ["visible", [false, false, true, false, false, false, false, false, false, false, false, false, false, false, false, false, false, false, false]], "label": "0.03", "method": "restyle"}, {"args": ["visible", [false, false, false, true, false, false, false, false, false, false, false, false, false, false, false, false, false, false, false]], "label": "0.04", "method": "restyle"}, {"args": ["visible", [false, false, false, false, true, false, false, false, false, false, false, false, false, false, false, false, false, false, false]], "label": "0.05", "method": "restyle"}, {"args": ["visible", [false, false, false, false, false, true, false, false, false, false, false, false, false, false, false, false, false, false, false]], "label": "0.06", "method": "restyle"}, {"args": ["visible", [false, false, false, false, false, false, true, false, false, false, false, false, false, false, false, false, false, false, false]], "label": "0.07", "method": "restyle"}, {"args": ["visible", [false, false, false, false, false, false, false, true, false, false, false, false, false, false, false, false, false, false, false]], "label": "0.08", "method": "restyle"}, {"args": ["visible", [false, false, false, false, false, false, false, false, true, false, false, false, false, false, false, false, false, false, false]], "label": "0.09", "method": "restyle"}, {"args": ["visible", [false, false, false, false, false, false, false, false, false, true, false, false, false, false, false, false, false, false, false]], "label": "0.1", "method": "restyle"}, {"args": ["visible", [false, false, false, false, false, false, false, false, false, false, true, false, false, false, false, false, false, false, false]], "label": "0.2", "method": "restyle"}, {"args": ["visible", [false, false, false, false, false, false, false, false, false, false, false, true, false, false, false, false, false, false, false]], "label": "0.3", "method": "restyle"}, {"args": ["visible", [false, false, false, false, false, false, false, false, false, false, false, false, true, false, false, false, false, false, false]], "label": "0.4", "method": "restyle"}, {"args": ["visible", [false, false, false, false, false, false, false, false, false, false, false, false, false, true, false, false, false, false, false]], "label": "0.5", "method": "restyle"}, {"args": ["visible", [false, false, false, false, false, false, false, false, false, false, false, false, false, false, true, false, false, false, false]], "label": "0.6", "method": "restyle"}, {"args": ["visible", [false, false, false, false, false, false, false, false, false, false, false, false, false, false, false, true, false, false, false]], "label": "0.7", "method": "restyle"}, {"args": ["visible", [false, false, false, false, false, false, false, false, false, false, false, false, false, false, false, false, true, false, false]], "label": "0.8", "method": "restyle"}, {"args": ["visible", [false, false, false, false, false, false, false, false, false, false, false, false, false, false, false, false, false, true, false]], "label": "0.9", "method": "restyle"}, {"args": ["visible", [false, false, false, false, false, false, false, false, false, false, false, false, false, false, false, false, false, false, true]], "label": "1.0", "method": "restyle"}], "x": 0, "y": 0}], "width": 580, "xaxis": {"autorange": false, "dtick": 1, "linecolor": "black", "linewidth": 2, "range": [2, 5], "showgrid": false, "type": "log"}, "yaxis": {"autorange": false, "linecolor": "black", "linewidth": 2, "range": [0, 1.1], "showgrid": false}}}
